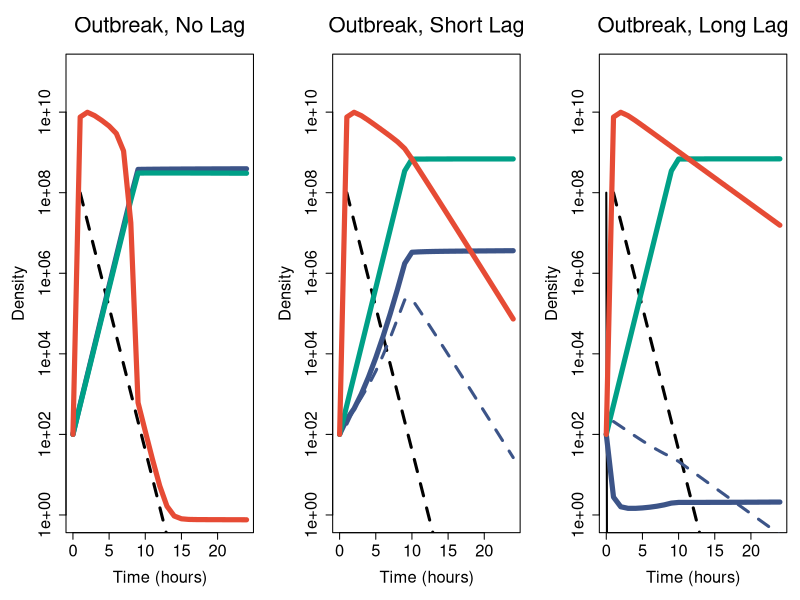
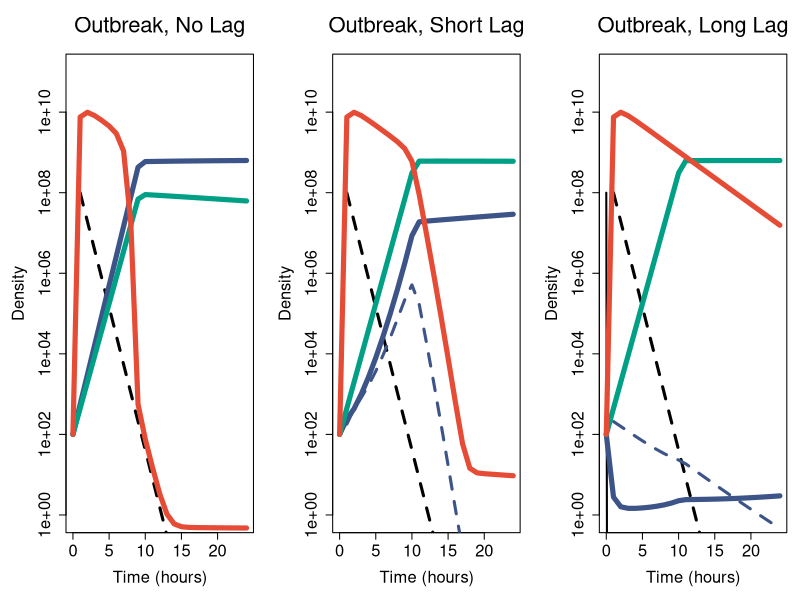

Write the R code that produced these figures, in order.

# JLW -2020

# Early infection dynamics during an outbreak (24 hrs w/ susceptible initial population)
# Panels A, B, C

# Load Packages
library(deSolve)
library(ggsci)
library(scales)

# Lag System
autoimmunitySystem <- function(t, state, parameters) {
  with(as.list(c(state, parameters)),{
    # rate of change
    V <- max(V,0)
    U <- max(U,0)
    D <- max(D,0)
    SM <- max(SM,0)
    I <- max(I,0)
    Iv <- max(Iv,0)
    Id <- max(Id,0)
    dR <- w*(r0-R) - e*v*R*(U+D+SM)/(z+R)
    dU <- ((1-2*mu/alpha)*v*R/(z+R) - delta*V - w)*U
    dI <- delta*U*V - gam*I - w*I - mu*Iv
    dIv <- delta*U*V + gam*log(beta)*Iv - (gam*exp(xi*log(beta))/xi)*I - mu*(Iv^2)/(I+1e-16)
    dD <- ((1-2*mu/alpha)*v*R/(z+R) - w - delta*V)*D + mu*Iv + phi*Id
    dId <-  delta*D*V - phi*Id - w*Id
    dSM <- ((1-kappa)*v*R/(z+R) - w)*SM
    dV <- w*(v0-V) + beta*gam*I - delta*(U+D)*V
    
    # return the rate of change
    list(c(dR,dU,dI,dIv,dD,dId,dSM,dV))
  }) # end with(as.list ...
}

# System of ODEs w/out lag
autoimmunitySystemNoLag <- function(t, state, parameters) {
  with(as.list(c(state, parameters)),{
    # rate of change
    V <- max(V,0)
    U <- max(U,0)
    D <- max(D,0)
    SM <- max(SM,0)
    I <- max(I,0)
    Iv <- max(Iv,0)
    Id <- max(Id,0)
    dR <- w*(r0-R) - e*v*R*(U+D+SM)/(z+R)
    dU <- ((1-2*mu/alpha)*v*R/(z+R) - delta*V - w)*U
    dI <- delta*U*V - gam*I - w*I - mu*Iv
    dIv <- delta*U*V + gam*log(beta)*Iv - (gam*exp(xi*log(beta))/xi)*I - mu*(Iv^2)/(I+1e-16)
    dD <- ((1-2*mu/alpha)*v*R/(z+R) - w)*D + mu*Iv 
    dId <-  0
    dSM <- ((1-kappa)*v*R/(z+R) - w)*SM
    dV <- w*(v0-V) + beta*gam*I - delta*(U+D)*V
    
    # return the rate of change
    list(c(dR,dU,dI,dIv,dD,dId,dSM,dV))
  }) # end with(as.list ...
}

# Helper function to change parameters
getParameters <- function(w=0.3,
                r0=350,
                e=5e-7,
                v=2,
                z=1,
                delta=1e-7,
                mu=1e-6,
                alpha=0.4,
                gam=4/3,
                beta=80,
                v0=0,
                phi=4/3,
                xi=1/6,
                kappa=0.05){
  parameters <- c(w=w,
                  r0=r0,
                  e=e,
                  v=v,
                  z=z,
                  delta=delta,
                  mu=mu,
                  alpha=alpha,
                  gam=gam,
                  beta=beta,
                  v0=v0,
                  phi=phi,
                  xi=xi,
                  kappa=kappa)
  return(parameters)
}

# Helper function to change initial conditions
getInitial <- function(R=350,
                       U=1e8,
                       I=0,
                       Iv=0,
                       D=100,
                       Id=0,
                       SM=100,
                       V=0){
  state <- c(R=R,
             U=U,
             I=I,
             Iv=Iv,
             D=D,
             Id=Id,
             SM=SM,
             V=V)
  return(state)
}

# Helper function to plot model output
plotOut <- function(out,main=""){
  par(mar=c(5.1, 5, 4.1, 1))
  plot(out[,"time"],out[,"U"],type="l",
       log="y",ylim=c(1,1e11),lwd=2,main=main,
       xlab="Time (hours)",ylab="Density",
       cex.axis=1.5,cex.lab=1.5,cex.main=2)
  lines(out[,"time"],out[,"I"],col="black",lty=2,lwd=3)
  lines(out[,"time"],out[,"D"],col=pal_npg("nrc")(6)[4],lwd=5)
  lines(out[,"time"],out[,"Id"],col=pal_npg("nrc")(6)[4],lty=2,lwd=3)
  lines(out[,"time"],out[,"SM"],col=pal_npg("nrc")(6)[3],lwd=5)
  lines(out[,"time"],out[,"V"],col=pal_npg("nrc")(6)[1],lwd=5)
  par(mar=c(5.1, 4.1, 4.1, 2.1))
}


# Time range and initial conditions for numerical soln
times <- seq(0, 24, by = 1)
state <- getInitial(V=100)

# Run model w/ no, short, long lags
parameters <- getParameters(v0=100,kappa=0.01,phi=10)
out_immunization_longlag <- ode(y = state, 
           times = times, 
           func = autoimmunitySystem, 
           parms = parameters,
           method="lsoda")
parameters <- getParameters(v0=100,kappa=0.01,phi=1e3)
out_immunization_shortlag <- ode(y = state, 
           times = times, 
           func = autoimmunitySystem, 
           parms = parameters,
           method="lsoda")
parameters <- getParameters(v0=100,kappa=0.01,phi=0)
out_immunization_nolag <- ode(y = state, 
           times = times, 
           func = autoimmunitySystemNoLag, 
           parms = parameters,
           method="lsoda")

#save model output
setwd("~/immunelag/Fig4")
save(out_immunization_nolag,
     out_immunization_shortlag,
     out_immunization_longlag,
     file = "immunizationlag.RData")

# Plot
setwd("~/immunelag/Fig4")
pdf(paste0("ImmunizationLag.pdf"),width=12,height=4)
par(mfrow=c(1,3))
plotOut(out_immunization_nolag,main=expression("Outbreak, No Lag"))
plotOut(out_immunization_shortlag,main=expression("Outbreak, Short Lag"))
plotOut(out_immunization_longlag,main=expression("Outbreak, Long Lag"))
par(mfrow=c(1,3))
dev.off()


# Very costly surface mutant (kappa = 0.1, otherwise same as above)

parameters <- getParameters(v0=100,kappa=0.1,phi=10)
out_immunization_longlag_costlysm <- ode(y = state, 
                                times = times, 
                                func = autoimmunitySystem, 
                                parms = parameters,
                                method="lsoda")
parameters <- getParameters(v0=100,kappa=0.1,phi=1e3)
out_immunization_shortlag_costlysm <- ode(y = state, 
                                 times = times, 
                                 func = autoimmunitySystem, 
                                 parms = parameters,
                                 method="lsoda")
parameters <- getParameters(v0=100,kappa=0.1,phi=0)
out_immunization_nolag_costlysm <- ode(y = state, 
                              times = times, 
                              func = autoimmunitySystemNoLag, 
                              parms = parameters,
                              method="lsoda")

setwd("~/immunelag/Fig4")
pdf(paste0("ImmunizationLag_costly.pdf"),width=12,height=4)
par(mfrow=c(1,3))
plotOut(out_immunization_nolag_costlysm,main=expression("Outbreak, No Lag"))
plotOut(out_immunization_shortlag_costlysm,main=expression("Outbreak, Short Lag"))
plotOut(out_immunization_longlag_costlysm,main=expression("Outbreak, Long Lag"))
par(mfrow=c(1,3))
dev.off()
